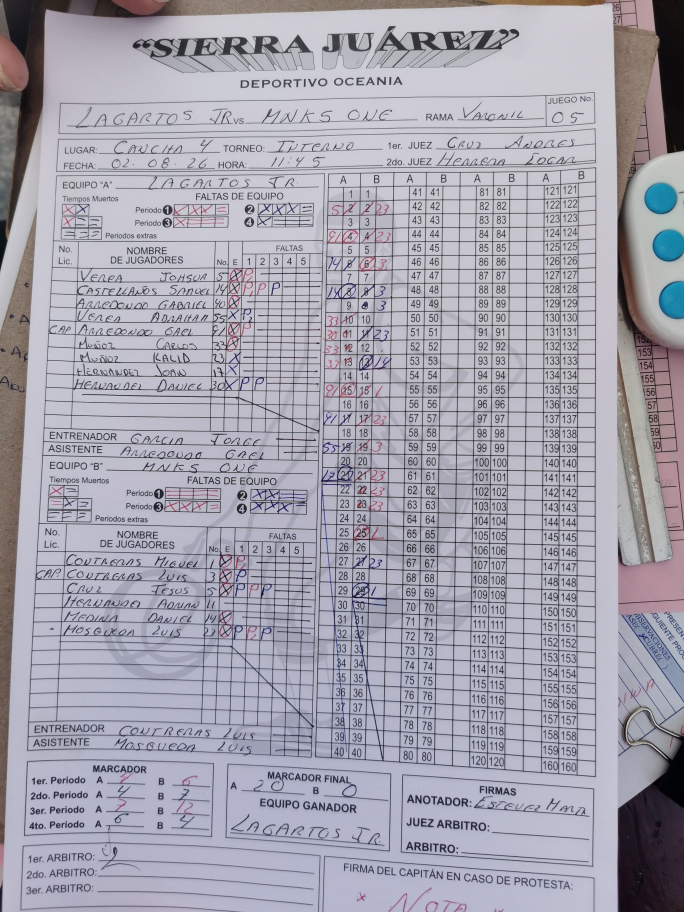
#> input picture Hoja de anotaciones.jpg, 2736 x 3648 px, found by its file name (shown at 1/4 size)
$ python test_foul_detection.py
#> lines starting #> are read from the running program, lines starting #| are printed output that depends on the picture; after the words box and inside, x2 and y2 are one past the last pixel; in counts of white or black regions, pixels touching at a corner belong together
### scripts/ocr/perspective_aligner.py
"""
Módulo de Alineación y Rectificación de Perspectiva para Actas FIBA.
Endereza la hoja completa a un lienzo canónico de 2400 x 3200 píxeles
y localiza las sub-tablas de Tanteo Corrido y Rosters/Faltas.
"""

import cv2
import numpy as np

CANONICAL_WIDTH = 2400
CANONICAL_HEIGHT = 3200

def order_points(pts):
    """Ordena 4 puntos en orden: top-left, top-right, bottom-right, bottom-left."""
    rect = np.zeros((4, 2), dtype="float32")
    s = pts.sum(axis=1)
    rect[0] = pts[np.argmin(s)]
    rect[2] = pts[np.argmax(s)]

    diff = np.diff(pts, axis=1)
    rect[1] = pts[np.argmin(diff)]
    rect[3] = pts[np.argmax(diff)]
    return rect

def align_scoresheet(image_path_or_array, target_w=CANONICAL_WIDTH, target_h=CANONICAL_HEIGHT):
    """
    Detecta la hoja de papel y aplica Warp Perspective a resolución estándar 2400 x 3200.
    Soporta rutas de imagen (JPG, PNG, WEBP), documentos PDF (vía pypdfium2) o arrays NumPy BGR.
    """
#> called with target_w = 2400, target_h = 3200
    if isinstance(image_path_or_array, str):
        is_pdf = image_path_or_array.lower().endswith('.pdf')
        if not is_pdf:
            try:
                with open(image_path_or_array, 'rb') as f:
                    header = f.read(5)
                    if header.startswith(b'%PDF-'):
                        is_pdf = True
            except Exception:
                pass

        if is_pdf:
            import pypdfium2 as pdfium
            pdf = pdfium.PdfDocument(image_path_or_array)
            pil_img = pdf[0].render(scale=3).to_pil()
            img = cv2.cvtColor(np.array(pil_img), cv2.COLOR_RGB2BGR)
        else:
            img = cv2.imread(image_path_or_array)
#> img is the input picture: shape (3648, 2736, 3); mean B, G, R 174.8, 162.6, 164.5

        if img is None:
            raise FileNotFoundError(f"No se pudo cargar la imagen o PDF: {image_path_or_array}")
    else:
        img = image_path_or_array.copy()

    orig_h, orig_w = img.shape[:2]
#> orig_h = 3648; orig_w = 2736

    # Redimensionar para análisis rápido
    proc_h = 1000
    ratio = orig_h / float(proc_h)
#> ratio = 3.65
    proc_w = int(orig_w / ratio)
#> proc_w = 750
    resized = cv2.resize(img, (proc_w, proc_h))
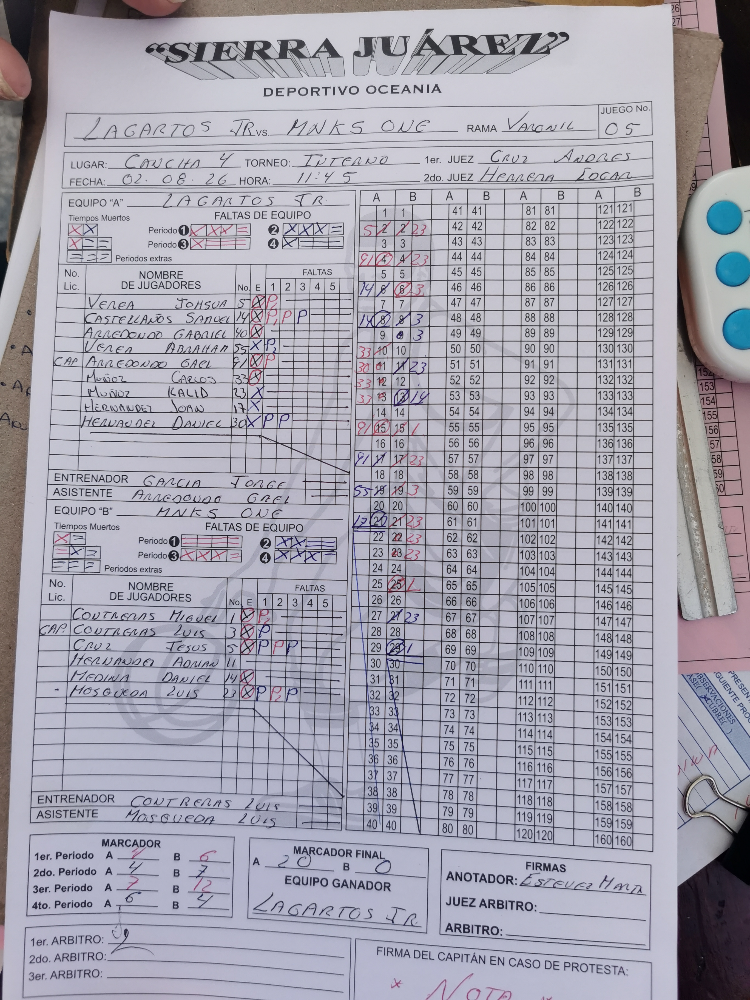
#> resized: shape (1000, 750, 3); mean B, G, R 174.7, 162.5, 164.4

    gray = cv2.cvtColor(resized, cv2.COLOR_BGR2GRAY)
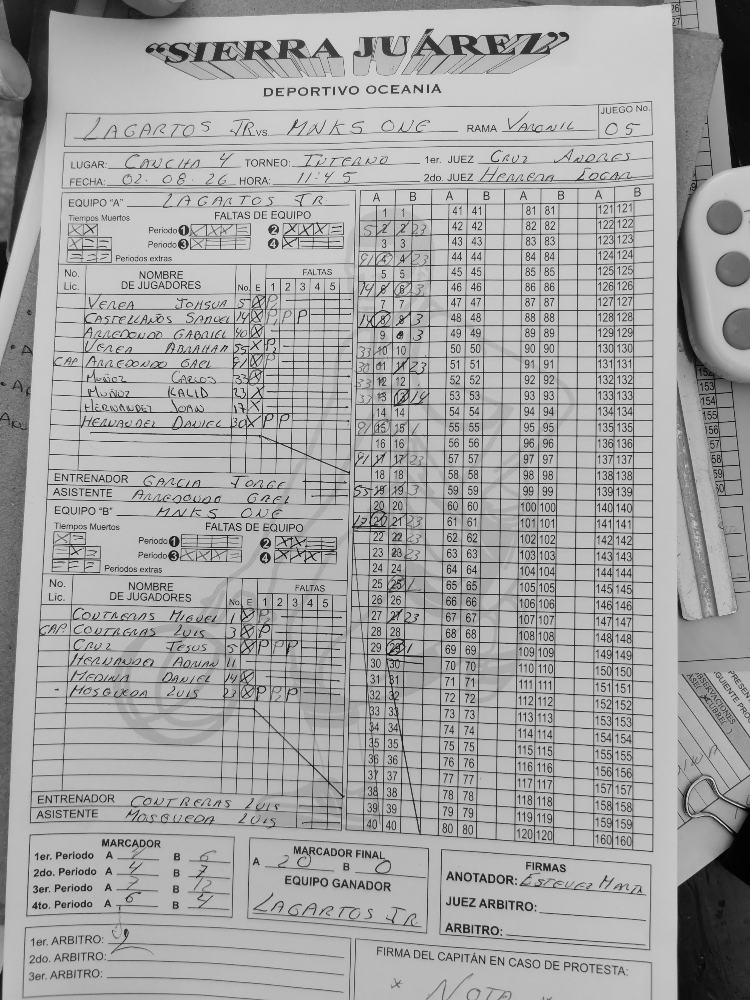
#> gray: shape (1000, 750); min 1, max 227, mean 164.5
    blurred = cv2.GaussianBlur(gray, (7, 7), 0)

    # 1. Detectar el rectángulo exterior de la hoja de papel blanca
    _, paper_mask = cv2.threshold(blurred, 130, 255, cv2.THRESH_BINARY)
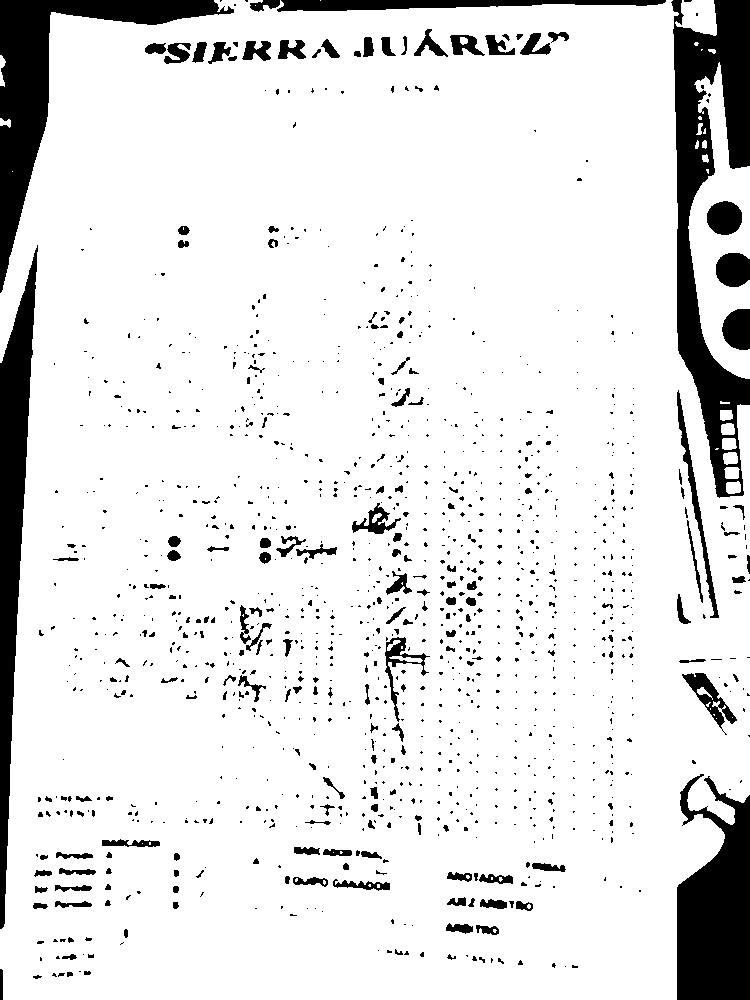
#> paper_mask: shape (1000, 750); 88.9% white; 1263 black regions (1056 under 20 px)
    contours, _ = cv2.findContours(paper_mask, cv2.RETR_EXTERNAL, cv2.CHAIN_APPROX_SIMPLE)
#> contours = 26 contours, 12 with area under 20; largest, box (x1, y1, x2, y2) and area: (0, 0, 750, 1000) 676427, (688, 62, 750, 379) 9924, (675, 0, 717, 36) 1021, (726, 481, 741, 494) 146, (724, 467, 740, 479) 143
    contours = sorted(contours, key=cv2.contourArea, reverse=True)

    sheet_contour = None
    for c in contours[:5]:
        area = cv2.contourArea(c)
        peri = cv2.arcLength(c, True)
        approx = cv2.approxPolyDP(c, 0.02 * peri, True)
        if len(approx) == 4 and area > (proc_w * proc_h * 0.40):
            sheet_contour = approx
            break
#> this loop made 1 pass
#> (area, peri, sheet_contour) on pass 1: (676427, 4377.4, [[51, 12], [3, 999], [676, 999], [672, 0]])

    # 2. Si no se detectó el papel, buscar contorno mediante Canny
    if sheet_contour is None:
        edged = cv2.Canny(blurred, 40, 140)
        c_canny, _ = cv2.findContours(edged, cv2.RETR_LIST, cv2.CHAIN_APPROX_SIMPLE)
        c_canny = sorted(c_canny, key=cv2.contourArea, reverse=True)[:10]
        for c in c_canny:
            peri = cv2.arcLength(c, True)
            approx = cv2.approxPolyDP(c, 0.02 * peri, True)
            if len(approx) == 4 and cv2.contourArea(c) > (proc_w * proc_h * 0.40):
                sheet_contour = approx
                break

    # 3. Aplicar homografía
    if sheet_contour is not None:
        pts = sheet_contour.reshape(4, 2) * ratio
#> pts = [[186, 43.78], [10.94, 3644.4], [2466, 3644.4], [2451.5, 0]]
        rect = order_points(pts)
#> in order_points, `s = pts.sum(axis=1)`: s = [229.8, 3655.3, 6110.4, 2451.5]
#> in order_points, `diff = np.diff(pts, axis=1)`: diff = [-142.3, 3633.4, 1178.3, -2451.5]
#> rect = [[186, 43.78], [2451.5, 0], [2466, 3644.4], [10.94, 3644.4]]

        dst = np.array([
            [0, 0],
            [target_w - 1, 0],
            [target_w - 1, target_h - 1],
            [0, target_h - 1]
        ], dtype="float32")

        M = cv2.getPerspectiveTransform(rect, dst)
#> M = [[1.08, 0.0523, -202.3], [0.0187, 0.966, -45.75], [5.83e-06, 2.36e-05, 1]]
        warped = cv2.warpPerspective(img, M, (target_w, target_h))
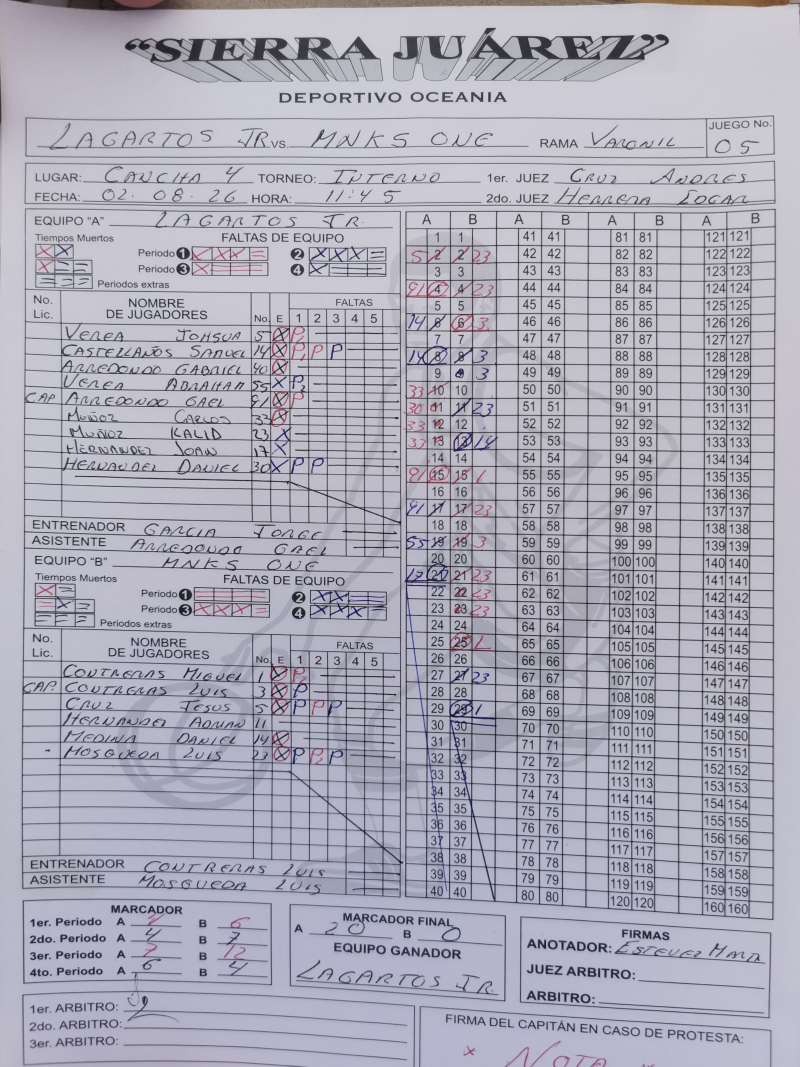
#> warped: shape (3200, 2400, 3) (shown at 1/3 size); mean B, G, R 184.5, 171.1, 172.1
    else:
        warped = cv2.resize(img, (target_w, target_h))

    return warped

# [45 lines left out: function extract_tables, not called in this run]

### scripts/ocr/test_foul_detection.py
import cv2
import numpy as np
from perspective_aligner import align_scoresheet

aligned = align_scoresheet('c:/Users/luism/gemini-work/sistemaTorneos/Hoja de anotaciones.jpg')
h, w = aligned.shape[:2]
#> h = 3200; w = 2400

# Let's inspect Roster A
# In canonical 2000x2800:
# Team A table Y is roughly from 460 to 1260 (height 800)
# Team B table Y is roughly from 1270 to 2070 (height 800)
# Roster X is from ~40 to ~980

# Inside the roster table:
# Header is rows 0 to 75
# Then 12 player rows, each ~64px height.
# In each row, the 5 foul boxes are at the right side of the roster:
# Let's find the exact X coordinates for Foul 1, 2, 3, 4, 5.

roster_a = aligned[460:1260, 40:980]
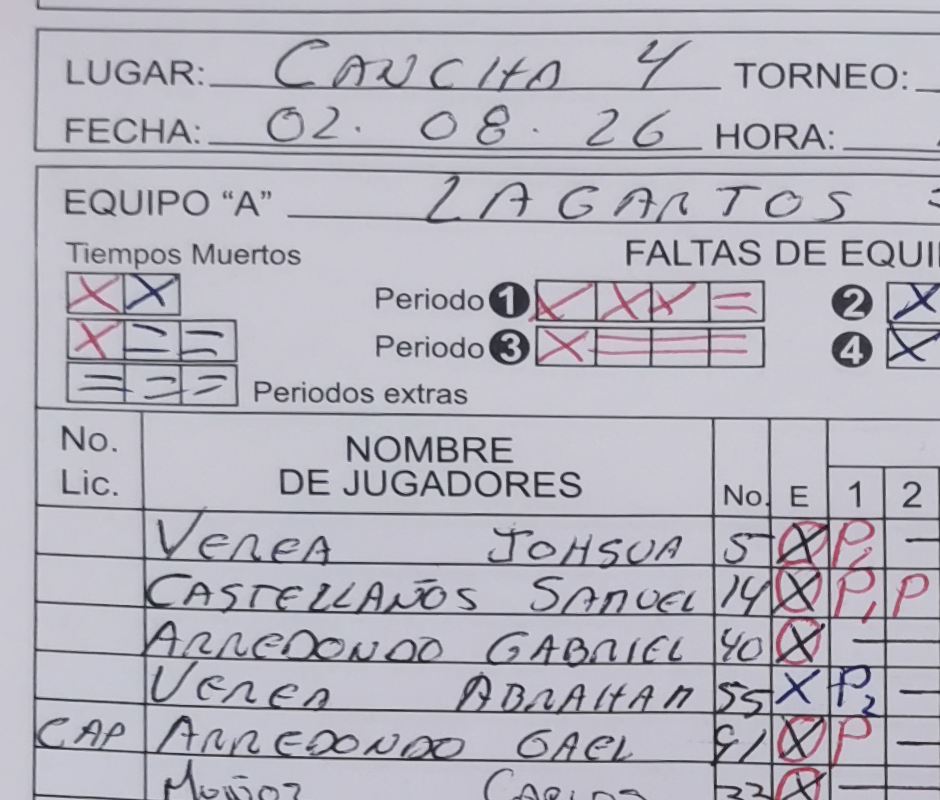
#> roster_a: shape (800, 940, 3); mean B, G, R 190.1, 179.6, 181.4
gray_a = cv2.cvtColor(roster_a, cv2.COLOR_BGR2GRAY)

print("Roster A gray shape:", gray_a.shape)
#| Roster A gray shape: (800, 940)
cv2.imwrite('c:/Users/luism/gemini-work/sistemaTorneos/scripts/ocr/test_roster_a_exact.jpg', roster_a)
